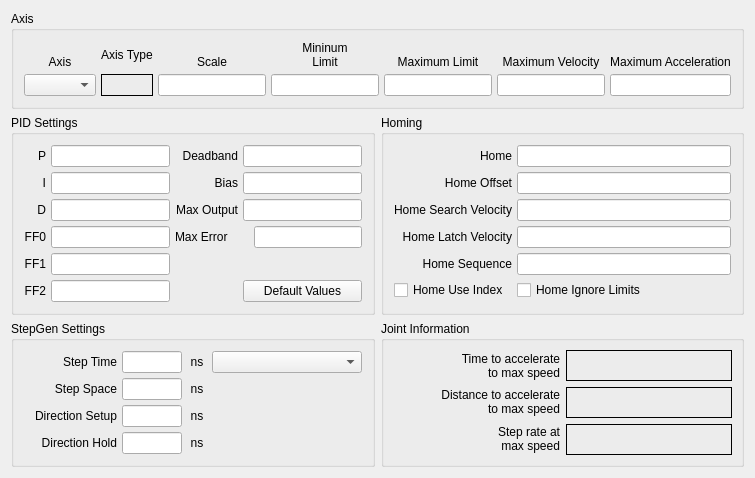
          <widget class="QWidget" name="joint2tab">
           <attribute name="title">
            <string>Joint 2</string>
           </attribute>
           <layout class="QGridLayout" name="gridLayout_15">
            <item row="0" column="0" colspan="2">
             <widget class="QGroupBox" name="jointAxisGroup_2">
              <property name="title">
               <string>Axis</string>
              </property>
              <layout class="QGridLayout" name="gridLayout_12">
               <property name="margin">
                <number>10</number>
               </property>
               <property name="spacing">
                <number>5</number>
               </property>
               <item row="1" column="0">
                <widget class="QComboBox" name="axisCB_2"/>
               </item>
               <item row="0" column="3">
                <widget class="QLabel" name="label_64">
                 <property name="text">
                  <string>&lt;html&gt;&lt;head/&gt;&lt;body&gt;&lt;p&gt;Mininum&lt;br/&gt;Limit&lt;/p&gt;&lt;/body&gt;&lt;/html&gt;</string>
                 </property>
                 <property name="alignment">
                  <set>Qt::AlignBottom|Qt::AlignHCenter</set>
                 </property>
                 <property name="wordWrap">
                  <bool>true</bool>
                 </property>
                </widget>
               </item>
               <item row="0" column="0">
                <widget class="QLabel" name="label_53">
                 <property name="text">
                  <string>Axis</string>
                 </property>
                 <property name="alignment">
                  <set>Qt::AlignBottom|Qt::AlignHCenter</set>
                 </property>
                </widget>
               </item>
               <item row="1" column="3">
                <widget class="QLineEdit" name="minLimit_2">
                 <property name="alignment">
                  <set>Qt::AlignRight|Qt::AlignTrailing|Qt::AlignVCenter</set>
                 </property>
                </widget>
               </item>
               <item row="1" column="4">
                <widget class="QLineEdit" name="maxLimit_2">
                 <property name="alignment">
                  <set>Qt::AlignRight|Qt::AlignTrailing|Qt::AlignVCenter</set>
                 </property>
                </widget>
               </item>
               <item row="0" column="4">
                <widget class="QLabel" name="label_69">
                 <property name="text">
                  <string>Maximum Limit</string>
                 </property>
                 <property name="textFormat">
                  <enum>Qt::AutoText</enum>
                 </property>
                 <property name="alignment">
                  <set>Qt::AlignBottom|Qt::AlignHCenter</set>
                 </property>
                 <property name="wordWrap">
                  <bool>true</bool>
                 </property>
                </widget>
               </item>
               <item row="0" column="5">
                <widget class="QLabel" name="label_76">
                 <property name="text">
                  <string>Maximum Velocity</string>
                 </property>
                 <property name="alignment">
                  <set>Qt::AlignBottom|Qt::AlignHCenter</set>
                 </property>
                 <property name="wordWrap">
                  <bool>true</bool>
                 </property>
                </widget>
               </item>
               <item row="1" column="5">
                <widget class="QLineEdit" name="maxVelocity_2">
                 <property name="alignment">
                  <set>Qt::AlignRight|Qt::AlignTrailing|Qt::AlignVCenter</set>
                 </property>
                </widget>
               </item>
               <item row="0" column="2">
                <widget class="QLabel" name="label_55">
                 <property name="text">
                  <string>Scale</string>
                 </property>
                 <property name="alignment">
                  <set>Qt::AlignBottom|Qt::AlignHCenter</set>
                 </property>
                </widget>
               </item>
               <item row="0" column="6">
                <widget class="QLabel" name="label_77">
                 <property name="text">
                  <string>Maximum Acceleration</string>
                 </property>
                 <property name="alignment">
                  <set>Qt::AlignBottom|Qt::AlignHCenter</set>
                 </property>
                 <property name="wordWrap">
                  <bool>true</bool>
                 </property>
                </widget>
               </item>
               <item row="1" column="6">
                <widget class="QLineEdit" name="maxAccel_2">
                 <property name="alignment">
                  <set>Qt::AlignRight|Qt::AlignTrailing|Qt::AlignVCenter</set>
                 </property>
                </widget>
               </item>
               <item row="0" column="1">
                <widget class="QLabel" name="label_6">
                 <property name="text">
                  <string>Axis Type</string>
                 </property>
                </widget>
               </item>
               <item row="1" column="1">
                <widget class="QLabel" name="axisType_2">
                 <property name="frameShape">
                  <enum>QFrame::Box</enum>
                 </property>
                 <property name="text">
                  <string/>
                 </property>
                </widget>
               </item>
               <item row="1" column="2">
                <widget class="QLineEdit" name="scale_2"/>
               </item>
              </layout>
             </widget>
            </item>
            <item row="1" column="0">
             <widget class="QGroupBox" name="groupBox_11">
              <property name="title">
               <string>PID Settings</string>
              </property>
              <layout class="QGridLayout" name="gridLayout_13">
               <property name="margin">
                <number>10</number>
               </property>
               <property name="spacing">
                <number>5</number>
               </property>
               <item row="0" column="0">
                <widget class="QLabel" name="label_234">
                 <property name="text">
                  <string>P</string>
                 </property>
                 <property name="alignment">
                  <set>Qt::AlignRight|Qt::AlignTrailing|Qt::AlignVCenter</set>
                 </property>
                </widget>
               </item>
               <item row="0" column="1">
                <widget class="QLineEdit" name="p_2">
                 <property name="text">
                  <string/>
                 </property>
                 <property name="alignment">
                  <set>Qt::AlignRight|Qt::AlignTrailing|Qt::AlignVCenter</set>
                 </property>
                </widget>
               </item>
               <item row="0" column="2">
                <widget class="QLabel" name="label_235">
                 <property name="text">
                  <string>Deadband</string>
                 </property>
                 <property name="alignment">
                  <set>Qt::AlignRight|Qt::AlignTrailing|Qt::AlignVCenter</set>
                 </property>
                </widget>
               </item>
               <item row="0" column="3">
                <widget class="QLineEdit" name="deadband_2">
                 <property name="text">
                  <string/>
                 </property>
                 <property name="alignment">
                  <set>Qt::AlignRight|Qt::AlignTrailing|Qt::AlignVCenter</set>
                 </property>
                </widget>
               </item>
               <item row="1" column="0">
                <widget class="QLabel" name="label_236">
                 <property name="text">
                  <string>I</string>
                 </property>
                 <property name="alignment">
                  <set>Qt::AlignRight|Qt::AlignTrailing|Qt::AlignVCenter</set>
                 </property>
                </widget>
               </item>
               <item row="1" column="1">
                <widget class="QLineEdit" name="i_2">
                 <property name="text">
                  <string/>
                 </property>
                 <property name="alignment">
                  <set>Qt::AlignRight|Qt::AlignTrailing|Qt::AlignVCenter</set>
                 </property>
                </widget>
               </item>
               <item row="1" column="2">
                <widget class="QLabel" name="label_237">
                 <property name="text">
                  <string>Bias</string>
                 </property>
                 <property name="alignment">
                  <set>Qt::AlignRight|Qt::AlignTrailing|Qt::AlignVCenter</set>
                 </property>
                </widget>
               </item>
               <item row="1" column="3">
                <widget class="QLineEdit" name="bias_2">
                 <property name="text">
                  <string/>
                 </property>
                 <property name="alignment">
                  <set>Qt::AlignRight|Qt::AlignTrailing|Qt::AlignVCenter</set>
                 </property>
                </widget>
               </item>
               <item row="2" column="0">
                <widget class="QLabel" name="label_238">
                 <property name="text">
                  <string>D</string>
                 </property>
                 <property name="alignment">
                  <set>Qt::AlignRight|Qt::AlignTrailing|Qt::AlignVCenter</set>
                 </property>
                </widget>
               </item>
               <item row="2" column="1">
                <widget class="QLineEdit" name="d_2">
                 <property name="text">
                  <string/>
                 </property>
                 <property name="alignment">
                  <set>Qt::AlignRight|Qt::AlignTrailing|Qt::AlignVCenter</set>
                 </property>
                </widget>
               </item>
               <item row="2" column="2">
                <widget class="QLabel" name="label_239">
                 <property name="text">
                  <string>Max Output</string>
                 </property>
                 <property name="alignment">
                  <set>Qt::AlignRight|Qt::AlignTrailing|Qt::AlignVCenter</set>
                 </property>
                </widget>
               </item>
               <item row="2" column="3">
                <widget class="QLineEdit" name="maxOutput_2">
                 <property name="text">
                  <string/>
                 </property>
                 <property name="alignment">
                  <set>Qt::AlignRight|Qt::AlignTrailing|Qt::AlignVCenter</set>
                 </property>
                </widget>
               </item>
               <item row="3" column="0">
                <widget class="QLabel" name="label_240">
                 <property name="text">
                  <string>FF0</string>
                 </property>
                 <property name="alignment">
                  <set>Qt::AlignRight|Qt::AlignTrailing|Qt::AlignVCenter</set>
                 </property>
                </widget>
               </item>
               <item row="3" column="1">
                <widget class="QLineEdit" name="ff0_2">
                 <property name="text">
                  <string/>
                 </property>
                 <property name="alignment">
                  <set>Qt::AlignRight|Qt::AlignTrailing|Qt::AlignVCenter</set>
                 </property>
                </widget>
               </item>
               <item row="4" column="0">
                <widget class="QLabel" name="label_242">
                 <property name="text">
                  <string>FF1</string>
                 </property>
                 <property name="alignment">
                  <set>Qt::AlignRight|Qt::AlignTrailing|Qt::AlignVCenter</set>
                 </property>
                </widget>
               </item>
               <item row="4" column="1">
                <widget class="QLineEdit" name="ff1_2">
                 <property name="text">
                  <string/>
                 </property>
                 <property name="alignment">
                  <set>Qt::AlignRight|Qt::AlignTrailing|Qt::AlignVCenter</set>
                 </property>
                </widget>
               </item>
               <item row="5" column="0">
                <widget class="QLabel" name="label_243">
                 <property name="text">
                  <string>FF2</string>
                 </property>
                 <property name="alignment">
                  <set>Qt::AlignRight|Qt::AlignTrailing|Qt::AlignVCenter</set>
                 </property>
                </widget>
               </item>
               <item row="5" column="1">
                <widget class="QLineEdit" name="ff2_2">
                 <property name="text">
                  <string/>
                 </property>
                 <property name="alignment">
                  <set>Qt::AlignRight|Qt::AlignTrailing|Qt::AlignVCenter</set>
                 </property>
                </widget>
               </item>
               <item row="5" column="3">
                <widget class="QPushButton" name="pidDefault_2">
                 <property name="text">
                  <string>Default Values</string>
                 </property>
                </widget>
               </item>
               <item row="3" column="2">
                <widget class="QLabel" name="label_186">
                 <property name="text">
                  <string>Max Error</string>
                 </property>
                </widget>
               </item>
               <item row="3" column="3" alignment="Qt::AlignRight">
                <widget class="QLineEdit" name="maxError_2"/>
               </item>
              </layout>
             </widget>
            </item>
            <item row="1" column="1">
             <widget class="QGroupBox" name="groupBox_9">
              <property name="title">
               <string>Homing</string>
              </property>
              <layout class="QGridLayout" name="gridLayout_11">
               <property name="margin">
                <number>10</number>
               </property>
               <property name="spacing">
                <number>5</number>
               </property>
               <item row="0" column="0">
                <widget class="QLabel" name="label_90">
                 <property name="text">
                  <string>Home</string>
                 </property>
                 <property name="alignment">
                  <set>Qt::AlignRight|Qt::AlignTrailing|Qt::AlignVCenter</set>
                 </property>
                </widget>
               </item>
               <item row="0" column="1">
                <widget class="QLineEdit" name="home_2">
                 <property name="toolTip">
                  <string>&lt;html&gt;&lt;head/&gt;&lt;body&gt;&lt;p&gt;Home is usually set to 0&lt;/p&gt;&lt;/body&gt;&lt;/html&gt;</string>
                 </property>
                 <property name="alignment">
                  <set>Qt::AlignLeading|Qt::AlignLeft|Qt::AlignVCenter</set>
                 </property>
                </widget>
               </item>
               <item row="1" column="0">
                <widget class="QLabel" name="label_91">
                 <property name="text">
                  <string>Home Offset</string>
                 </property>
                 <property name="alignment">
                  <set>Qt::AlignRight|Qt::AlignTrailing|Qt::AlignVCenter</set>
                 </property>
                </widget>
               </item>
               <item row="1" column="1">
                <widget class="QLineEdit" name="homeOffset_2">
                 <property name="toolTip">
                  <string>&lt;html&gt;&lt;head/&gt;&lt;body&gt;&lt;p&gt;Home Offset can be used to back off of the home switch&lt;/p&gt;&lt;/body&gt;&lt;/html&gt;</string>
                 </property>
                 <property name="alignment">
                  <set>Qt::AlignLeading|Qt::AlignLeft|Qt::AlignVCenter</set>
                 </property>
                </widget>
               </item>
               <item row="2" column="0">
                <widget class="QLabel" name="label_92">
                 <property name="text">
                  <string>Home Search Velocity</string>
                 </property>
                 <property name="alignment">
                  <set>Qt::AlignRight|Qt::AlignTrailing|Qt::AlignVCenter</set>
                 </property>
                </widget>
               </item>
               <item row="2" column="1">
                <widget class="QLineEdit" name="homeSearchVel_2">
                 <property name="toolTip">
                  <string>&lt;html&gt;&lt;head/&gt;&lt;body&gt;&lt;p&gt;Search Velocity is in units per second&lt;/p&gt;&lt;/body&gt;&lt;/html&gt;</string>
                 </property>
                 <property name="alignment">
                  <set>Qt::AlignLeading|Qt::AlignLeft|Qt::AlignVCenter</set>
                 </property>
                </widget>
               </item>
               <item row="3" column="0">
                <widget class="QLabel" name="label_93">
                 <property name="text">
                  <string>Home Latch Velocity</string>
                 </property>
                 <property name="alignment">
                  <set>Qt::AlignRight|Qt::AlignTrailing|Qt::AlignVCenter</set>
                 </property>
                </widget>
               </item>
               <item row="3" column="1">
                <widget class="QLineEdit" name="homeLatchVel_2">
                 <property name="toolTip">
                  <string>&lt;html&gt;&lt;head/&gt;&lt;body&gt;&lt;p&gt;Latch Velocity is in user units per second&lt;br/&gt;usually set slower than Search Velocity&lt;/p&gt;&lt;/body&gt;&lt;/html&gt;</string>
                 </property>
                 <property name="alignment">
                  <set>Qt::AlignLeading|Qt::AlignLeft|Qt::AlignVCenter</set>
                 </property>
                </widget>
               </item>
               <item row="5" column="0">
                <widget class="QCheckBox" name="homeUseIndex_2">
                 <property name="text">
                  <string>Home Use Index</string>
                 </property>
                </widget>
               </item>
               <item row="5" column="1">
                <widget class="QCheckBox" name="homeIgnoreLimits_2">
                 <property name="text">
                  <string>Home Ignore Limits</string>
                 </property>
                </widget>
               </item>
               <item row="4" column="1">
                <widget class="QLineEdit" name="homeSequence_2">
                 <property name="toolTip">
                  <string>&lt;html&gt;&lt;head/&gt;&lt;body&gt;&lt;p&gt;Home sequences start at 0 and do not skip a number.&lt;/p&gt;&lt;p&gt;Multiple joint axis use a negative number.&lt;/p&gt;&lt;p&gt;Leave blank to home the joint manually.&lt;/p&gt;&lt;/body&gt;&lt;/html&gt;</string>
                 </property>
                </widget>
               </item>
               <item row="4" column="0">
                <widget class="QLabel" name="label_139">
                 <property name="text">
                  <string>Home Sequence</string>
                 </property>
                 <property name="alignment">
                  <set>Qt::AlignRight|Qt::AlignTrailing|Qt::AlignVCenter</set>
                 </property>
                </widget>
               </item>
              </layout>
             </widget>
            </item>
            <item row="2" column="0">
             <widget class="QGroupBox" name="groupBox_12">
              <property name="title">
               <string>StepGen Settings</string>
              </property>
              <layout class="QGridLayout" name="gridLayout_14">
               <property name="margin">
                <number>10</number>
               </property>
               <property name="spacing">
                <number>5</number>
               </property>
               <item row="0" column="0">
                <widget class="QLabel" name="label_104">
                 <property name="text">
                  <string>Step Time</string>
                 </property>
                 <property name="alignment">
                  <set>Qt::AlignRight|Qt::AlignTrailing|Qt::AlignVCenter</set>
                 </property>
                </widget>
               </item>
               <item row="1" column="2">
                <widget class="QLabel" name="label_120">
                 <property name="minimumSize">
                  <size>
                   <width>20</width>
                   <height>0</height>
                  </size>
                 </property>
                 <property name="maximumSize">
                  <size>
                   <width>20</width>
                   <height>16777215</height>
                  </size>
                 </property>
                 <property name="text">
                  <string>ns</string>
                 </property>
                 <property name="alignment">
                  <set>Qt::AlignCenter</set>
                 </property>
                </widget>
               </item>
               <item row="0" column="1">
                <widget class="QLineEdit" name="stepTime_2">
                 <property name="maximumSize">
                  <size>
                   <width>60</width>
                   <height>16777215</height>
                  </size>
                 </property>
                 <property name="inputMask">
                  <string/>
                 </property>
                 <property name="text">
                  <string/>
                 </property>
                 <property name="alignment">
                  <set>Qt::AlignRight|Qt::AlignTrailing|Qt::AlignVCenter</set>
                 </property>
                </widget>
               </item>
               <item row="0" column="2">
                <widget class="QLabel" name="label_118">
                 <property name="minimumSize">
                  <size>
                   <width>20</width>
                   <height>0</height>
                  </size>
                 </property>
                 <property name="maximumSize">
                  <size>
                   <width>20</width>
                   <height>16777215</height>
                  </size>
                 </property>
                 <property name="text">
                  <string>ns</string>
                 </property>
                 <property name="alignment">
                  <set>Qt::AlignCenter</set>
                 </property>
                </widget>
               </item>
               <item row="1" column="0">
                <widget class="QLabel" name="label_119">
                 <property name="text">
                  <string>Step Space</string>
                 </property>
                 <property name="alignment">
                  <set>Qt::AlignRight|Qt::AlignTrailing|Qt::AlignVCenter</set>
                 </property>
                </widget>
               </item>
               <item row="1" column="1">
                <widget class="QLineEdit" name="stepSpace_2">
                 <property name="maximumSize">
                  <size>
                   <width>60</width>
                   <height>16777215</height>
                  </size>
                 </property>
                 <property name="text">
                  <string/>
                 </property>
                 <property name="alignment">
                  <set>Qt::AlignRight|Qt::AlignTrailing|Qt::AlignVCenter</set>
                 </property>
                </widget>
               </item>
               <item row="2" column="0">
                <widget class="QLabel" name="label_121">
                 <property name="text">
                  <string>Direction Setup</string>
                 </property>
                 <property name="alignment">
                  <set>Qt::AlignRight|Qt::AlignTrailing|Qt::AlignVCenter</set>
                 </property>
                </widget>
               </item>
               <item row="2" column="1">
                <widget class="QLineEdit" name="dirSetup_2">
                 <property name="maximumSize">
                  <size>
                   <width>60</width>
                   <height>16777215</height>
                  </size>
                 </property>
                 <property name="text">
                  <string/>
                 </property>
                 <property name="alignment">
                  <set>Qt::AlignRight|Qt::AlignTrailing|Qt::AlignVCenter</set>
                 </property>
                </widget>
               </item>
               <item row="2" column="2">
                <widget class="QLabel" name="label_122">
                 <property name="minimumSize">
                  <size>
                   <width>20</width>
                   <height>0</height>
                  </size>
                 </property>
                 <property name="maximumSize">
                  <size>
                   <width>20</width>
                   <height>16777215</height>
                  </size>
                 </property>
                 <property name="text">
                  <string>ns</string>
                 </property>
                 <property name="alignment">
                  <set>Qt::AlignCenter</set>
                 </property>
                </widget>
               </item>
               <item row="3" column="0">
                <widget class="QLabel" name="label_123">
                 <property name="text">
                  <string>Direction Hold</string>
                 </property>
                 <property name="alignment">
                  <set>Qt::AlignRight|Qt::AlignTrailing|Qt::AlignVCenter</set>
                 </property>
                </widget>
               </item>
               <item row="3" column="1">
                <widget class="QLineEdit" name="dirHold_2">
                 <property name="maximumSize">
                  <size>
                   <width>60</width>
                   <height>16777215</height>
                  </size>
                 </property>
                 <property name="text">
                  <string/>
                 </property>
                 <property name="alignment">
                  <set>Qt::AlignRight|Qt::AlignTrailing|Qt::AlignVCenter</set>
                 </property>
                </widget>
               </item>
               <item row="3" column="2">
                <widget class="QLabel" name="label_124">
                 <property name="minimumSize">
                  <size>
                   <width>20</width>
                   <height>0</height>
                  </size>
                 </property>
                 <property name="maximumSize">
                  <size>
                   <width>20</width>
                   <height>16777215</height>
                  </size>
                 </property>
                 <property name="text">
                  <string>ns</string>
                 </property>
                 <property name="alignment">
                  <set>Qt::AlignCenter</set>
                 </property>
                </widget>
               </item>
               <item row="0" column="3">
                <widget class="QComboBox" name="driveCB_2">
                 <property name="minimumSize">
                  <size>
                   <width>150</width>
                   <height>0</height>
                  </size>
                 </property>
                </widget>
               </item>
              </layout>
             </widget>
            </item>
            <item row="2" column="1">
             <widget class="QGroupBox" name="gridGroupBox">
              <property name="title">
               <string>Joint Information</string>
              </property>
              <layout class="QGridLayout" name="gridLayout_34">
               <item row="1" column="0" alignment="Qt::AlignRight">
                <widget class="QLabel" name="label_196">
                 <property name="text">
                  <string>&lt;html&gt;&lt;head/&gt;&lt;body&gt;&lt;p align=&quot;right&quot;&gt;Distance to accelerate&lt;br/&gt;to max speed&lt;/p&gt;&lt;/body&gt;&lt;/html&gt;</string>
                 </property>
                </widget>
               </item>
               <item row="0" column="0">
                <widget class="QLabel" name="label_195">
                 <property name="text">
                  <string>Time to accelerate
to max speed</string>
                 </property>
                 <property name="alignment">
                  <set>Qt::AlignRight|Qt::AlignTrailing|Qt::AlignVCenter</set>
                 </property>
                </widget>
               </item>
               <item row="2" column="0" alignment="Qt::AlignRight">
                <widget class="QLabel" name="label_197">
                 <property name="text">
                  <string>&lt;html&gt;&lt;head/&gt;&lt;body&gt;&lt;p align=&quot;right&quot;&gt;Step rate at&lt;br/&gt;max speed&lt;/p&gt;&lt;/body&gt;&lt;/html&gt;</string>
                 </property>
                </widget>
               </item>
               <item row="0" column="1">
                <widget class="QLabel" name="timeJoint_2">
                 <property name="frameShape">
                  <enum>QFrame::Box</enum>
                 </property>
                 <property name="text">
                  <string/>
                 </property>
                </widget>
               </item>
               <item row="1" column="1">
                <widget class="QLabel" name="distanceJoint_2">
                 <property name="frameShape">
                  <enum>QFrame::Box</enum>
                 </property>
                 <property name="text">
                  <string/>
                 </property>
                </widget>
               </item>
               <item row="2" column="1">
                <widget class="QLabel" name="stepRateJoint_2">
                 <property name="frameShape">
                  <enum>QFrame::Box</enum>
                 </property>
                 <property name="text">
                  <string/>
                 </property>
                </widget>
               </item>
              </layout>
             </widget>
            </item>
           </layout>
          </widget>
